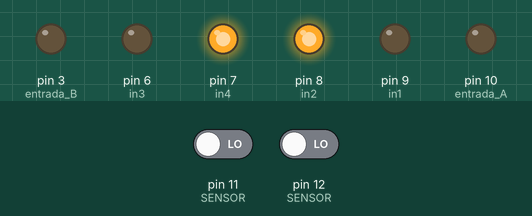
Recording of a sketch running on a simulated Arduino Uno, built with avr-gcc and run on an emulated ATmega328P. Shown: output pins drawn as LEDs (lit = HIGH). The inputs (shaded band) are chosen by the test bench; at power-on: pin 11 (SENSOR) LOW, pin 12 (SENSOR) LOW.

Above: at 1.2 s.
1.3 s: pin 11 (SENSOR) driven HIGH
At 2.2 s:
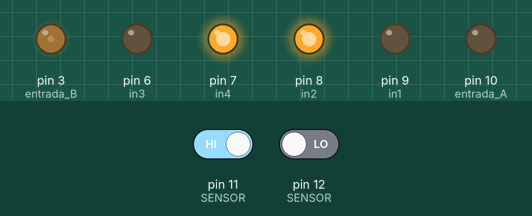
2.8 s: pin 12 (SENSOR) driven HIGH
At 3.3 s:
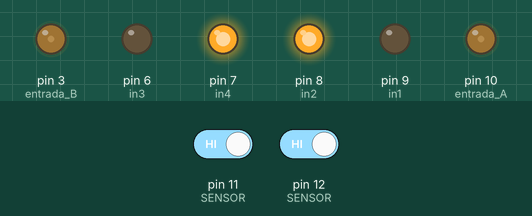
4.3 s: pin 11 (SENSOR) driven LOW
At 5.6 s:
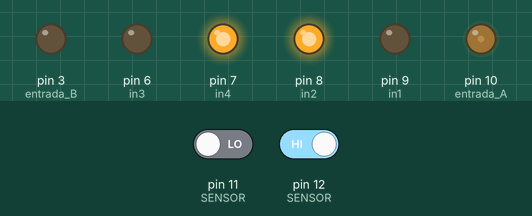
Timing chart, 0 to 7.3 s (numbered marks = the images above; inputs shaded):
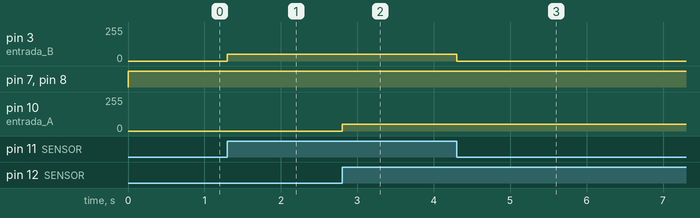

Measured:
- after the input at 1.3 s, pin 3 (entrada_B): 0/255 → 50/255 at once
- after the input at 2.8 s, pin 10 (entrada_A): 0/255 → 50/255 at once
- after the input at 4.3 s, pin 3 (entrada_B): 50/255 → 0/255 at once

The sketch:

SEGUIDOR_DE_LINEAS.ino
```cpp
//Erick Antonio Diaz Guzmán   3190-12-16419
//Rony Misael Paz Juárez      3190-17-5011
//David Steve Monzón Reyes    3190-17-2298
//Jose Manuel Urbina Avila    3190-17-10153

//UMG
//ARQUITECTURA
//SEGUIDOR DE LINEAS

//CODIGO SEGUIR DE LINEAS
int Velocidad;                                        // DECLARAMOS VARIABLE VELOCIDAD


boolean sensorDerecho;                                //DECLARMOS DE TIPO BOOLEANO EL SENSOR DERECHO
boolean sensorIzquierdo;                              //DECLARAMOS DE TIPO BOOLEANO EL SENSOR IZQUIERDO

int entrada_A=10;
int in1=9;
int in2=8;
int in3=6;
int in4=7;
int entrada_B=3;

void setup()                                          //DECLARMOS Y DEFINIMOS LOS PINES A UTILIZAR
{
pinMode(10, OUTPUT);
pinMode(9, OUTPUT);
pinMode(8, OUTPUT);
pinMode(6, OUTPUT);
pinMode(7, OUTPUT);
pinMode(3, OUTPUT);
pinMode(11, INPUT);
pinMode(12, INPUT);
Velocidad = 50;                                     //DECLARMOS E INICIAMOS LA VARIABLE VELOCIDAD
}

void loop()
{

    sensorDerecho = digitalRead(11);             //INSTANCIAMOS LA VARIABLE SENSOR DERECHO

    sensorIzquierdo = digitalRead(12);            //INSTANCIAMOS LA VARIABLE SENSOR IZQUIERDO


 // SENTENCIAS IF PARA DETECCION DE LINEA

 if ((sensorDerecho && (!sensorIzquierdo))) {
      digitalWrite(in3,LOW);
      digitalWrite(in4,HIGH);
      analogWrite(entrada_B,(Velocidad));
      digitalWrite(in1,LOW);
      digitalWrite(in2,HIGH);
      analogWrite(entrada_A,(0));

    }
    if (((!sensorDerecho) && sensorIzquierdo)) {
      digitalWrite(in1,LOW);
      digitalWrite(in2,HIGH);
      analogWrite(entrada_A,(Velocidad));
      digitalWrite(in3,LOW);
      digitalWrite(in4,HIGH);
      analogWrite(entrada_B,(0));

    }
  if (((!sensorDerecho) && (!sensorIzquierdo))) {
      digitalWrite(in3,LOW);
      digitalWrite(in4,HIGH);
      analogWrite(entrada_B,(0));
      digitalWrite(in1,LOW);
      digitalWrite(in2,HIGH);
      analogWrite(entrada_A,(0));

    }
    if ((sensorDerecho && sensorIzquierdo)) {
      digitalWrite(in3,LOW);
      digitalWrite(in4,HIGH);
      analogWrite(entrada_B,(Velocidad));
      digitalWrite(in1,LOW);
      digitalWrite(in2,HIGH);
      analogWrite(entrada_A,(Velocidad));
    }
}
```
